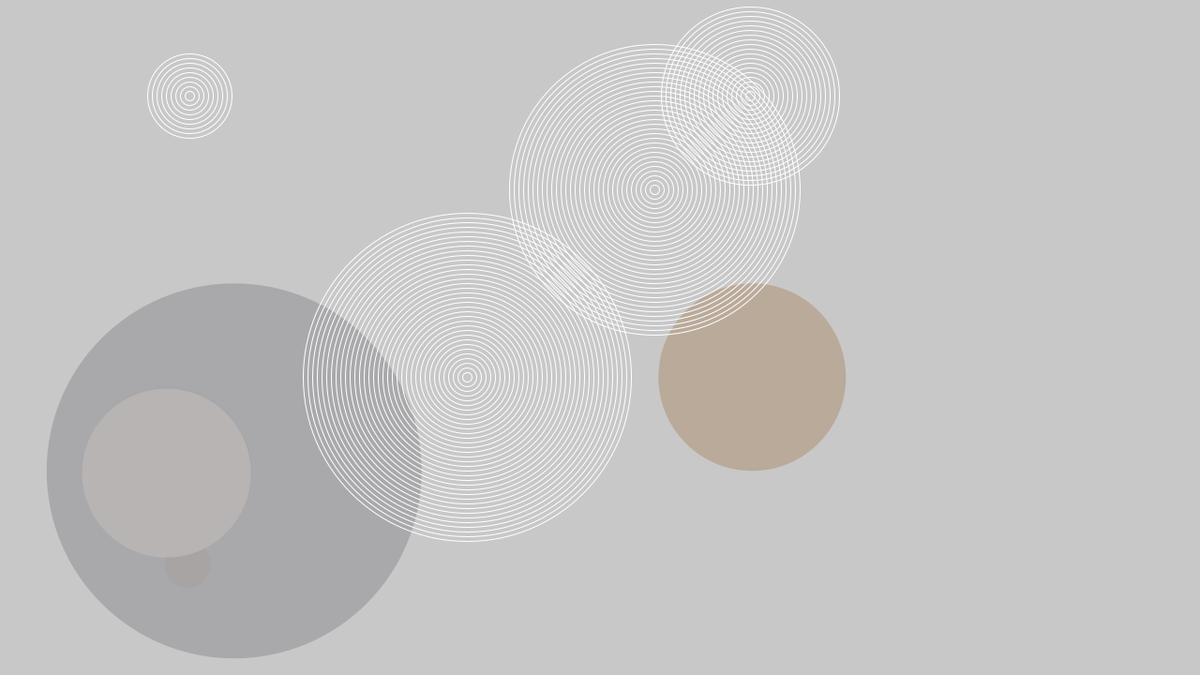
Frame 1 (no input)
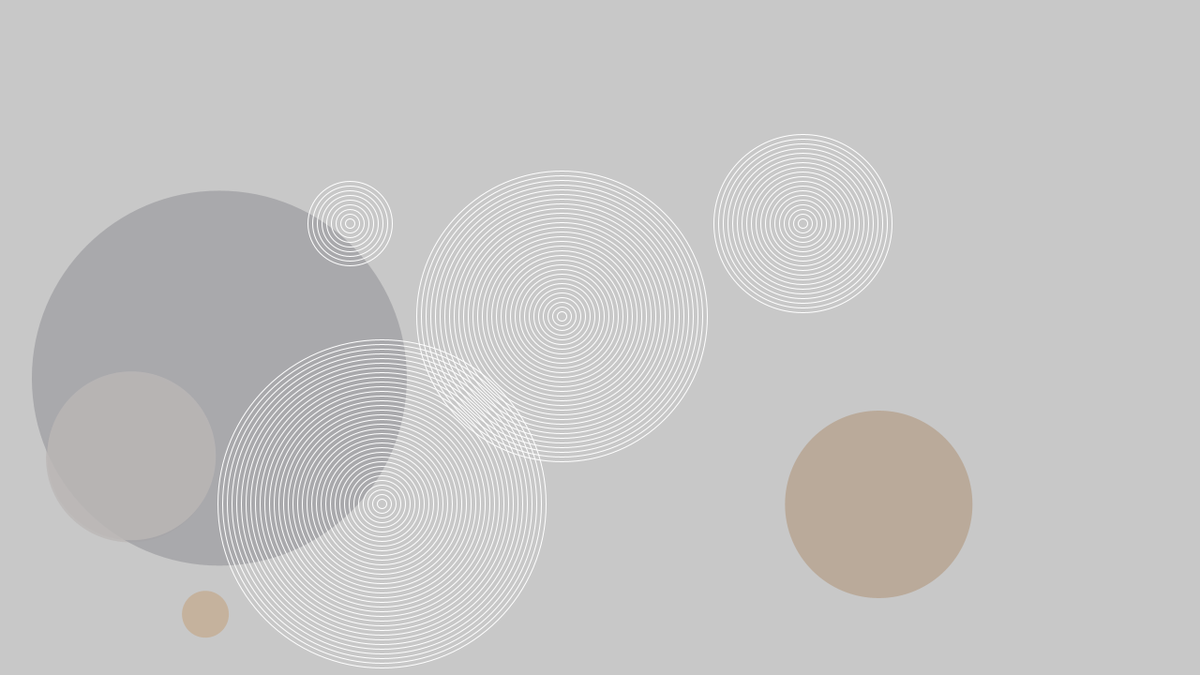
Frame 60 (the mouse pressed at the canvas centre just before this capture)
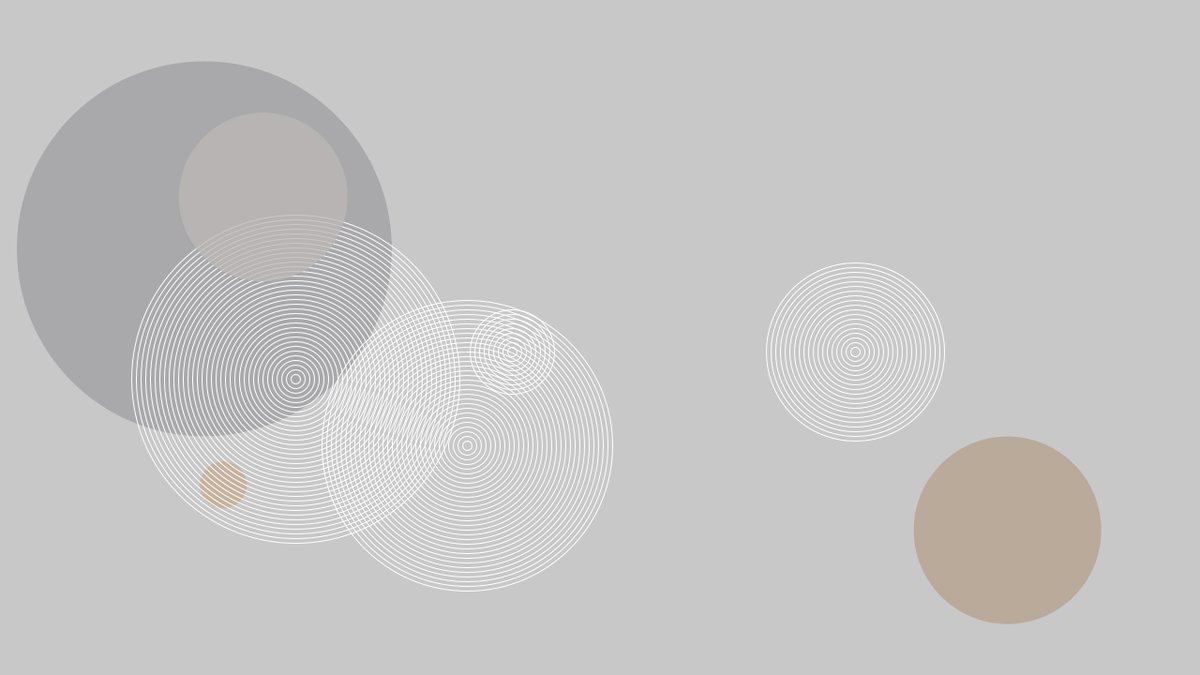
Frame 120 (the mouse held since frame 60 and released just before this capture)

The Processing sketch that drew these frames (run headless with seeded random() and noise(); from frame 60 on, the mouse is pressed at the canvas centre):

// Processing sketch: processing_137975
// ── processing_137975.pde

/* Shapes are thrown to interact with each others and bump into the walls.
 Intersecting shapes form patterns.
 */

/* Shades
 
 * #BCB8B6
 * #B6A28D
 * #C4A380
 * #A1A1A5
 
 */

// Classes 


// Shapes 

Circles circles1;
Circles circles2;
Circles circles3;
Circles circles4;

Circle circle1;
Circle circle2;
Circle circle3;
Circle circle4;

void setup () {

  // Setup for stage.
  size (1280, 720);
  frameRate (30);

  //  Circles (int tempRadius, float tempXpos, float tempYpos)
  circles1 = new Circles (100, 800, 100);
  circles2 = new Circles (180, 500, 400);
  circles3 = new Circles (50, 200, 100);
  circles4 = new Circles (160, 700, 200);

  //  Circle (float tempXpos, float tempYpos, float tempRadius, color tempShade )
  circle1 = new Circle (800, 400, 100, color (#B6A28D, 200));
  circle2 = new Circle (180, 500, 90, color (#BCB8B6, 200));
  circle3 = new Circle (250, 500, 200, color (#A1A1A5, 200));
  circle4 = new Circle (200, 600, 25, color (#C4A380, 150));
}

void draw () {

  background (200);

  circle4.display ();
  circle2.display ();
  circle3.display ();
  circles2.display ();
  circle1.display ();
  circles1.display ();
  circle2.display ();
  circles3.display ();
  circles4.display ();
    
}

//Name
class Circle {

  //Data
  float xspeed;
  float yspeed;
  float xdirection;
  float ydirection;
  float xpos;
  float ypos;
  color shade;
  float radius;

  //Constructor
  Circle (float tempXpos, float tempYpos, float tempRadius, color tempShade ) {

    shade = tempShade;

    radius = tempRadius;

    xspeed = 3.2;
    yspeed = 2.3;

    xdirection = random (-1, 1);
    ydirection = 1;

    xpos = tempXpos; // Value  center x.
    ypos = tempYpos; // Value  center y.
  }

  //Functionality

  void display () {
    noStroke();
    fill (shade);
    smooth ();
    ellipseMode (RADIUS);

    // Update  coordinates
    xpos = xpos + (xspeed * xdirection); // Change of distance over time.
    ypos = ypos + (yspeed * ydirection);

    // Bump  walls
    // Change  x direction, left and right.
    if (xpos > (width - radius) || xpos < radius) {
      xdirection *= -1;
    }
    //Change  y direction up and down.
    if (ypos > (height - radius) || ypos < radius) {
      ydirection *= -1;
    }

    //Create shape
    ellipse (xpos, ypos, radius, radius);
  }
}

// Name
class Circles {

  // Data
  int radius;
  float xspeed;
  float yspeed;
  float xdirection;
  float ydirection;
  float xpos;
  float ypos;

  // Constructor
  Circles (int tempRadius, float tempXpos, float tempYpos) {

    radius = tempRadius;

    xspeed = 3.2;
    yspeed = 2.3;

    xdirection = random (-1, 1);
    ydirection = 1;

    xpos = tempXpos; // Value  center x.
    ypos = tempYpos; // Value  center y.
  }

  // Functionality

  void display () {

    // Setup for concentric circles.
    noFill ();
    smooth ();
    stroke (255);
    ellipseMode (RADIUS);

    // Update  coordinates.
    // Multiplied by the direction it should bounce.
    xpos = xpos + (xspeed * xdirection);
    ypos = ypos + (yspeed * ydirection);

    // Bump  walls
    // Change  x direction, left and right.
    // For perimeter to bounce, substract maxium size (radius).
    if (xpos > (width - radius) || xpos < radius) {
      xdirection *= -1;
    }
    //Change  y direction up and down.
    if (ypos > (height - radius) || ypos < radius) {
      ydirection *= -1;
    }

    //Create shape
    // Replace variable so it is controlled by radius.
    for (int i = 0; i < radius; i += 5) {  
      ellipse (xpos, ypos, i, i);
    }
  }
}
